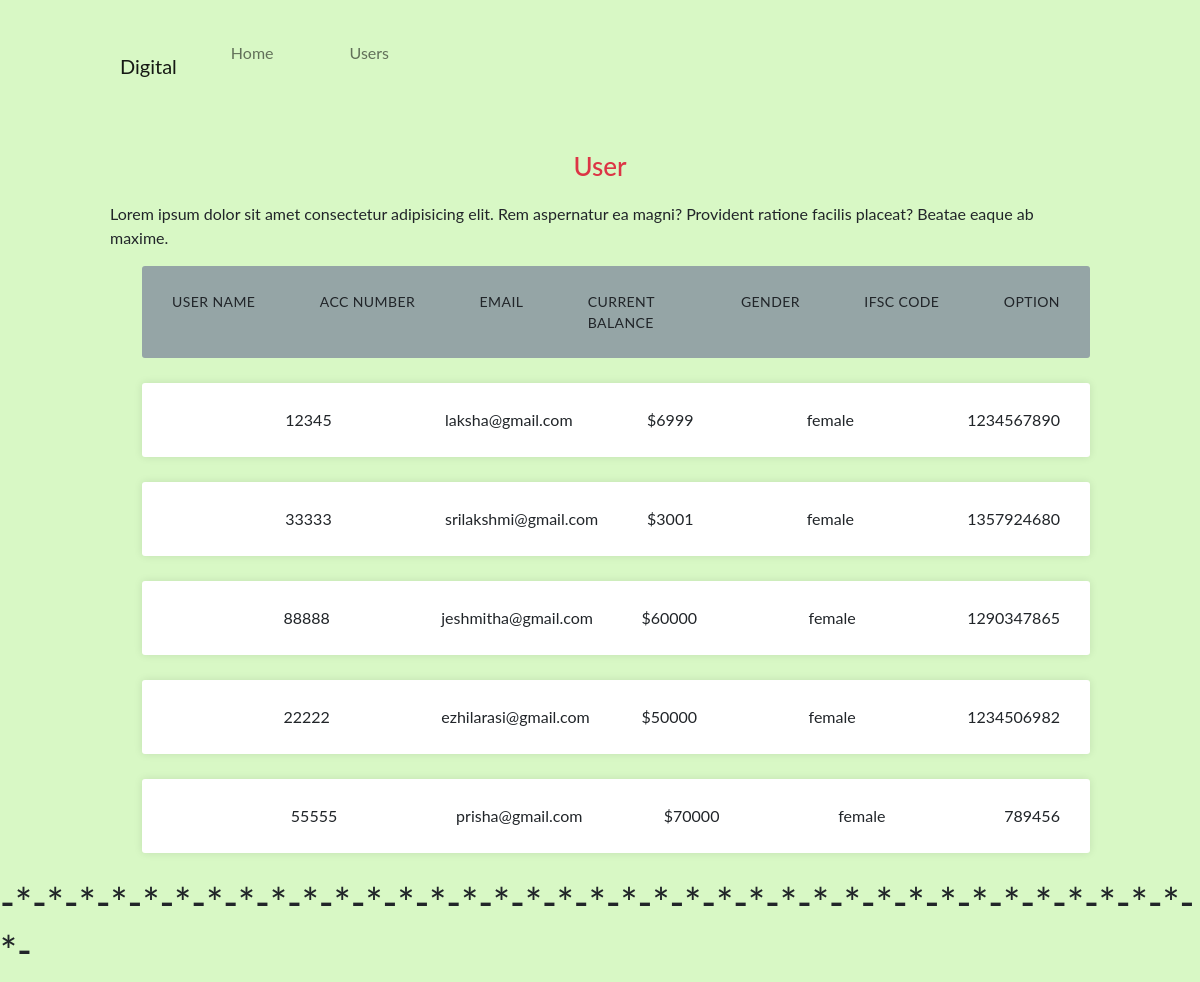
/Table/table.php, run on the app's committed database.
### tables this page shows
CREATE TABLE `users` (
  `id` int(5) NOT NULL,
  `user_name` varchar(25) NOT NULL,
  `account_number` varchar(25) NOT NULL,
  `email` varchar(25) NOT NULL,
  `current_balance` int(40) NOT NULL,
  `gender` varchar(12) NOT NULL,
  `ifsc_code` int(30) NOT NULL
);

### func.php (called while the page is built, shortened)
<?php
include "dp.php";
function show_all_user(){
    global $conn;
    $query = "SELECT * FROM `users`";
    $result = mysqli_query($conn, $query);
    if(mysqli_num_rows($result) > 0){
        $posts = [];
        while($row = mysqli_fetch_assoc($result)){
            $posts[] = $row;
        }
        return $posts;
    } else{
        return [];
    }
}
?>

### Table/table.php (the view, shortened to what this page needs)
<?php
include "../func.php"
?>
<!doctype html>
<html lang="en">
<head>
  <link href="https://cdn.jsdelivr.net/npm/bootstrap@5.2.1/dist/css/bootstrap.min.css" rel="stylesheet">
  <link rel="stylesheet" href="table.css">
</head>
<body>
  <div class="container">
    <nav class="navbar navbar-expand-lg ftco_navbar ftco-navbar-light" id="ftco-navbar">
      <div class="container">
        <a class="navbar-brand" href="#">Digital</a>
        <div class="collapse navbar-collapse" id="ftco-nav">
          <ul class="navbar-nav ml-auto mr-md-3">
            <li class="nav-item active"><a href="../index.php" class="nav-link">Home</a></li>
            <li class="nav-item"><a href="table.php" class="nav-link">Users</a></li>
          </ul>
        </div>
      </div>
    </nav>
  </div>
  <div class="container">
    <h2 class=" text-danger">User</h2>
    <p class="justify-contend">Lorem ipsum dolor sit amet consectetur adipisicing elit.
      Rem aspernatur ea magni? Provident ratione facilis placeat? Beatae eaque ab maxime.</p>
    <ul class="responsive-table">
      <li class="table-header">
        <div class="">User Name</div>
        <div class="">Acc Number</div>
        <div class="">Email</div>
        <div class="col col-1">Current Balance</div>
        <div class="">Gender</div>
        <div class="">IFSC Code</div>
        <div class="">Option</div>
      </li>
      <?php
      $user = show_all_user();
      foreach ($user as $users) {
      ?>
        <li class="table-row">
          <div><?php echo $users['account_number'] ?></div>
          <div class="col col-1"><?php echo $users['email'] ?></div>
          <div class="">$<?php echo $users['current_balance'] ?></div>
          <div><?php echo $users['gender'] ?></div>
          <div><?php echo $users['ifsc_code'] ?></div>
        </li>
      <?php
      }
      ?>
    </ul>
  </div>
  <h1>-*-*-*-*-*-*-*-*-*-*-*-*-*-*-*-*-*-*-*-*-*-*-*-*-*-*-*-*-*-*-*-*-*-*-*-*-*-*-</h1>
</body>
</html>

### Table/table.css (style rules this page uses)
body { font-family: 'lato', sans-serif; background-color: rgb(216, 248, 197); }
.container { max-width: 1000px; margin-left: auto; margin-right: auto; padding-left: 10px; padding-right: 10px; }
h2 { font-size: 26px; margin: 20px 0; text-align: center; }
li { border-radius: 3px; padding: 25px 30px; display: flex; justify-content: space-between; margin-bottom: 25px; }
.table-header { background-color: #95A5A6; font-size: 14px; text-transform: uppercase; letter-spacing: 0.03em; }
.table-row { background-color: #ffffff; box-shadow: 0px 0px 9px 0px rgba(0, 0, 0, 0.1); }
.col-1 { flex-basis: 10%; }

### data on the page
users: account_number "12345", email "laksha@gmail.com", current_balance "6999", gender "female", ifsc_code "1234567890"
users: account_number "33333", email "srilakshmi@gmail.com", current_balance "3001", gender "female", ifsc_code "1357924680"
users: account_number "88888", email "jeshmitha@gmail.com", current_balance "60000", gender "female", ifsc_code "1290347865"
users: account_number "22222", email "ezhilarasi@gmail.com", current_balance "50000", gender "female", ifsc_code "1234506982"
users: account_number "55555", email "prisha@gmail.com", current_balance "70000", gender "female", ifsc_code "789456"
